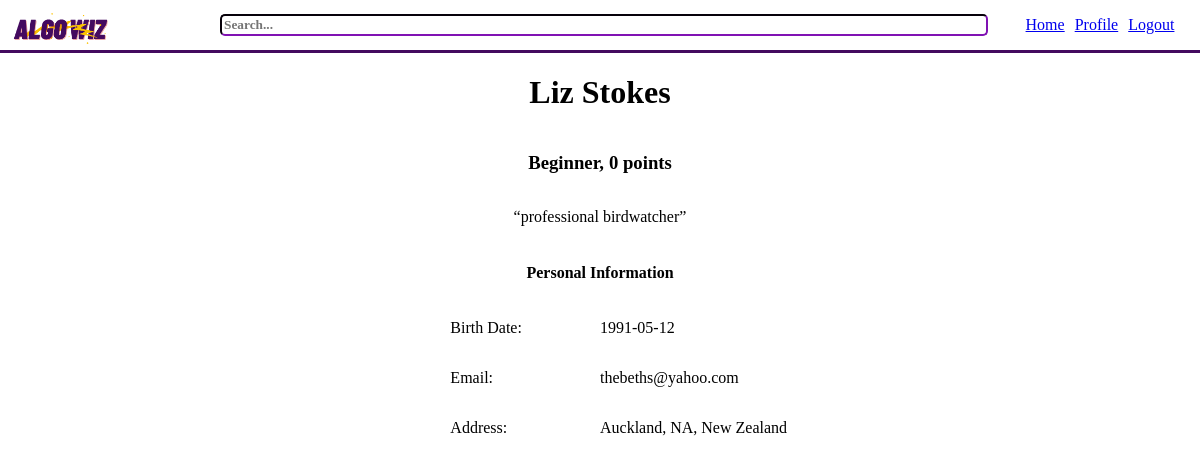
Page /frontend_work/user_profile.php?visit_username=lizstokedstokes on the committed database.
### tables this page shows
Create table UsersInfo(
    user_id integer primary key,
    uname varchar(100) not null,
    email varchar(50) not null,
    city varchar (30) not null,
    state varchar(30) not null,
    country varchar(30) not null,
    dob date not null,
    short_desc varchar(500),  
    points integer not null,
    foreign key (user_id) references UsersLogin(user_id)
);

Create table StatusDict(
    status_id integer primary key auto_increment,
    status_title varchar(30) not null,
    point_threshold integer not null
);

### frontend_work/user_profile.php (the view, shortened to what this page needs)
<?php
    include_once "../backend_work/connect_server.php";
?>
<!doctype html>
<html>
    <head>
        <?php
            $username = $_GET["username"];
            $visit_username = $_GET["visit_username"];
            if ($visit_username === 'false'){
                $sql = "
                    select uname, status_title, points, email, city, state, country, dob, short_desc
                    from UsersLogin natural join UsersInfo
                    join UserStatus on UsersLogin.user_id = UserStatus.user_id
                    join StatusDict on UserStatus.status_id = StatusDict.status_id
                    where UsersLogin.username = '$username';
                ";
            }
            else {
                $sql = "
                    select uname, status_title, points, email, city, state, country, dob, short_desc
                    from UsersLogin natural join UsersInfo
                    join UserStatus on UsersLogin.user_id = UserStatus.user_id
                    join StatusDict on UserStatus.status_id = StatusDict.status_id
                    where UsersLogin.username = '$visit_username';
                ";
            }
            $result = mysqli_query($conn, $sql);
            $row = mysqli_fetch_assoc($result);
            $name = $row["uname"];
            $rank = $row["status_title"];
            $points = $row["points"];
            $email = $row["email"];
            $city = $row["city"];
            $state = $row["state"];
            $country = $row["country"];
            $dob = $row["dob"];
            $short_desc = $row["short_desc"];
        ?>
        <link type="text/css" rel="stylesheet" href="../css/styles.css"/>
        <link type="text/css" rel="stylesheet" href="../css/nav_styles.css"/>
        <link type="text/css" rel="stylesheet" href="../css/user_profile_styles.css"/>
    </head>
    <body>
        <header>
            <img id="logo" src="../assets/algo-wiz-logo.png"/>
            <form id="search_bar" action="../backend_work/search_results.php" method = $_POST>
                <input type="text" name="search_query" value="" placeholder="Search...">
            </form>
            <nav>
                <?php
                    $lp_var = "landing_page.php?username=$username";
                    $pp_var = "user_profile.php?username=$username&visit_username=false";
                    echo "<p><a href=$lp_var>Home</a></p>";
                    echo "<p><a href=$pp_var>Profile</a></p>";
                    echo "<p><a href='../index.php'>Logout</a></p>";
                ?>
            </nav>
        </header>
        <main>
            <?php
                echo "
                <h1>$name</h1>
                <section id='status_section'>
                    <h3>$rank,</h3>
                    <h3>$points points</h3>
                </section>
                <p>
                    <q>$short_desc</q>
                </p>
                <h4>Personal Information</h4>
                <section id='personal_information'>
                    <p class='title' id='birthday-title'>Birth Date: </p>
                    <p id='birthday-info'>$dob</p>
                    <p class='title' id='email-title'>Email: </p>
                    <p id='email-info'>$email</p>
                    <p class='title' id='address-title'>Address:</p>
                    <p id='address-info'>$city, $state, $country</p>
                </section>
                ";
            ?>
        </main>
    </body>
</html>

### css/styles.css (style rules this page uses)
html { width: 100%; height: 100%; font-family: Verdana; margin: 0px; padding: 0px; }
html > * { animation-name: appear; animation-timing-function: ease; animation-duration: 2s; }
body { width: 100%; height: 100%; padding: 0px; margin: 0px; }
#logo { width: 300px; height: 300px; }

### css/nav_styles.css (style rules this page uses)
nav { display: flex; flex-direction: row; height: min-content; gap: 10px; margin-right: 10px; }
header { background-color: white; display: grid; grid-template-areas: "logo search-bar nav"; grid-template-columns: 1fr 4fr 1fr; border-bottom: 3px solid #440A5F; align-items: center; gap: 30px; }
#logo { margin-left: 10px; height: 100px; width: 100px; margin-top: -25px; margin-bottom: -30px; margin-right: -30px; }
input { width: 100%; border-color: #440A5F; border-radius: 5px; font-family: inherit; font-weight: bold; }
nav { grid-area: nav; display: flex; flex-direction: row; justify-content: center; }

### css/user_profile_styles.css (style rules this page uses)
body { margin: 0px; padding: 0px; }
main { display: flex; flex-direction: column; justify-content: flex-start; align-items: center; }
#status_section { display: flex; flex-direction: row; justify-content: center; gap: 5px; }
#personal_information { display: grid; grid-template-areas: "birthday birthday-info" "email email-info" "address address-info"; grid-template-columns: 1fr 1fr; grid-template-rows: 1fr 1fr 1fr; justify-content: center; align-items: center; }
.title { display: flex; flex-direction: row; justify-content: flex-start; padding-left: 20%; }
#birthday-title { grid-area: birthday; }
#birthday-info { grid-area: birthday-info; }
#email-title { grid-area: email; }
#email-info { grid-area: email-info; }
#address-title { grid-area: address; }
#address-info { grid-area: address-info; }

### rows in the picture
usersinfo: uname "Liz Stokes", statusdict.status_title "Beginner", points "0", short_desc "professional birdwatcher", dob "1991-05-12", email "thebeths@yahoo.com", city "Auckland", state "NA", country "New Zealand"
